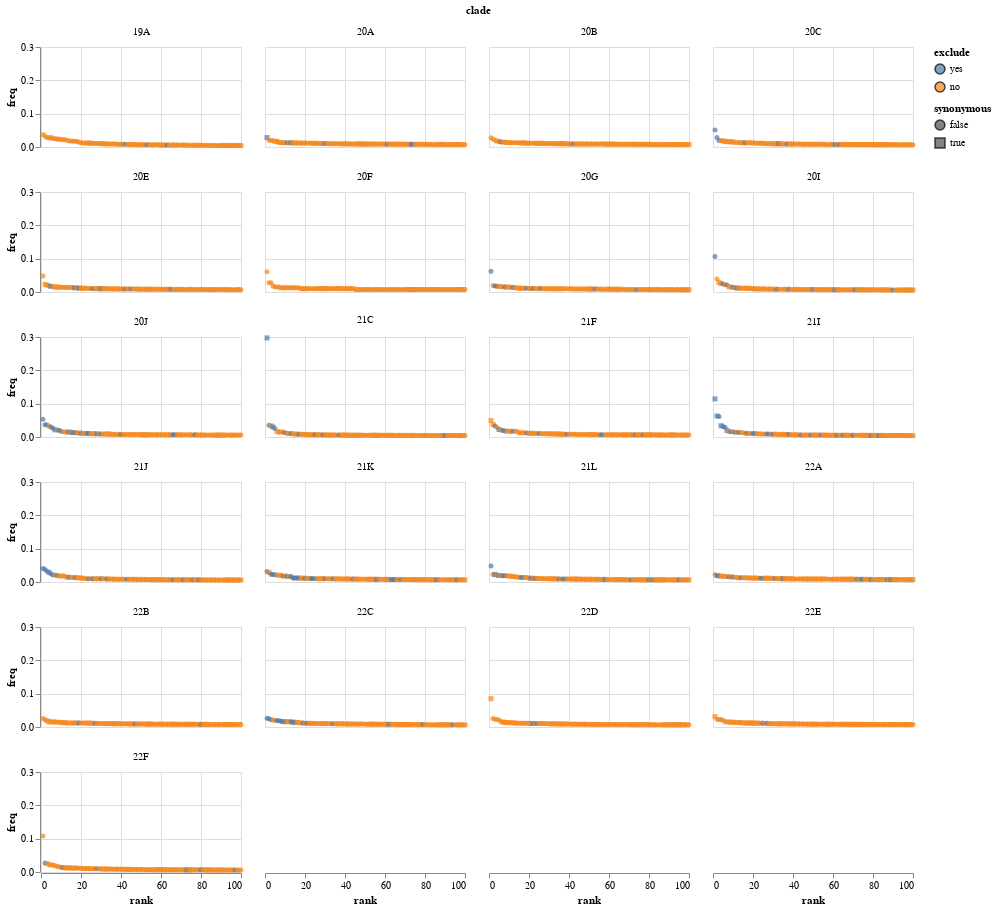

The notebook cell saved with this chart:
### Markdown cell above
For each clade plot the top mutations as a fraction of all mutations in that clade, just using the "all" subset.

You can mouseover points to highlight mutations (which will highlight all mutations at that site on all facets), and click the legend to show/hide excluded or non-excluded mutations.

This plot is useful to look at to identifier apparent outlier sites with aberrantly high mutation counts that can then be specified for exclusion (note those specifications are done in the pipeline `config.yaml` file, and also all reversions from clade founder to reference may be excluded):

### Code cell
top_n = 100  # plot this many per clade

mutation_freqs = (
    mutation_counts.query("subset == 'all'")
    .sort_values(["clade", "count"], ascending=False)
    .groupby("clade")
    .head(n=top_n)
    .assign(
        freq=lambda x: x["count"] / x.groupby("clade")["count"].transform("sum"),
        rank=lambda x: x.groupby("clade")["freq"].rank(ascending=False, method="first"),
        exclude=lambda x: x["exclude"].map({True: "yes", False: "no"}),
    )
)

select_exclude = alt.selection_multi(
    fields=["exclude"],
    bind="legend",
    init=[{"exclude": "yes"}, {"exclude": "no"}],
)

select_site = alt.selection_single(
    fields=["nt_site"],
    on="mouseover",
    empty="none",
)

mutation_freqs_chart = (
    alt.Chart(mutation_freqs)
    .encode(
        x="rank",
        y="freq",
        strokeWidth=alt.condition(select_site, alt.value(2), alt.value(0)),
        color=alt.Color("exclude", scale=alt.Scale(domain=["yes", "no"])),
        shape=alt.Shape("synonymous"),
        size=alt.condition(select_site, alt.value(50), alt.value(25)),
        tooltip=["nt_site", "nt_mutation", "count", "freq"],
    )
    .mark_point(filled=True, stroke="black")
    .properties(width=200, height=100)
    .facet("clade", columns=4)
    .add_selection(select_exclude, select_site)
    .transform_filter(select_exclude)
)

mutation_freqs_chart

### Figure 1 — Vega-Lite specification as saved in the notebook (floating-point values rounded to 4 significant figures; data arrays with more than 128 entries replaced by an {"elided": "..."} marker saying what was removed)
{"config": {"view": {"continuousWidth": 400, "continuousHeight": 300}}, "data": {"name": "data-208327cc06cffa53576f83e5b560fe61"}, "facet": {"field": "clade", "type": "nominal"}, "spec": {"mark": {"type": "point", "filled": true, "stroke": "black"}, "encoding": {"color": {"field": "exclude", "scale": {"domain": ["yes", "no"]}, "type": "nominal"}, "shape": {"field": "synonymous", "type": "nominal"}, "size": {"condition": {"value": 50, "selection": "selector002"}, "value": 25}, "strokeWidth": {"condition": {"value": 2, "selection": "selector002"}, "value": 0}, "tooltip": [{"field": "nt_site", "type": "quantitative"}, {"field": "nt_mutation", "type": "nominal"}, {"field": "count", "type": "quantitative"}, {"field": "freq", "type": "quantitative"}], "x": {"field": "rank", "type": "quantitative"}, "y": {"field": "freq", "type": "quantitative"}}, "height": 100, "selection": {"selector001": {"type": "multi", "fields": ["exclude"], "bind": "legend", "init": [{"exclude": "yes"}, {"exclude": "no"}]}, "selector002": {"type": "single", "fields": ["nt_site"], "on": "mouseover", "empty": "none"}}, "width": 200}, "columns": 4, "transform": [{"filter": {"selection": "selector001"}}], "$schema": "https://vega.github.io/schema/vega-lite/v4.17.0.json", "datasets": {"data-208327cc06cffa53576f83e5b560fe61": {"elided": "2100 records"}}}
